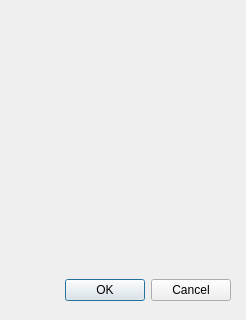
<?xml version="1.0" encoding="UTF-8"?>
<ui version="4.0">
 <class>About</class>
 <widget class="QDialog" name="About">
  <property name="geometry">
   <rect>
    <x>0</x>
    <y>0</y>
    <width>246</width>
    <height>320</height>
   </rect>
  </property>
  <property name="windowTitle">
   <string>Dialog</string>
  </property>
  <widget class="QDialogButtonBox" name="buttonBox">
   <property name="geometry">
    <rect>
     <x>10</x>
     <y>270</y>
     <width>221</width>
     <height>41</height>
    </rect>
   </property>
   <property name="orientation">
    <enum>Qt::Horizontal</enum>
   </property>
   <property name="standardButtons">
    <set>QDialogButtonBox::Cancel|QDialogButtonBox::Ok</set>
   </property>
  </widget>
 </widget>
 <resources/>
 <connections>
  <connection>
   <sender>buttonBox</sender>
   <signal>accepted()</signal>
   <receiver>About</receiver>
   <slot>accept()</slot>
   <hints>
    <hint type="sourcelabel">
     <x>248</x>
     <y>254</y>
    </hint>
    <hint type="destinationlabel">
     <x>157</x>
     <y>274</y>
    </hint>
   </hints>
  </connection>
  <connection>
   <sender>buttonBox</sender>
   <signal>rejected()</signal>
   <receiver>About</receiver>
   <slot>reject()</slot>
   <hints>
    <hint type="sourcelabel">
     <x>316</x>
     <y>260</y>
    </hint>
    <hint type="destinationlabel">
     <x>286</x>
     <y>274</y>
    </hint>
   </hints>
  </connection>
 </connections>
</ui>
